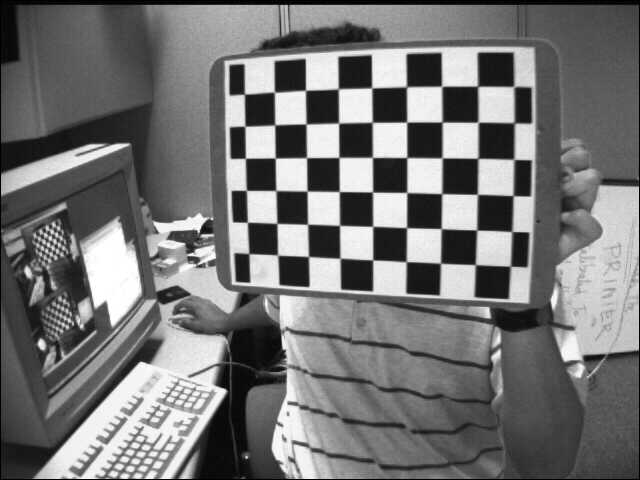
#> input picture left/left01.jpg, 640 x 480 px
$ python disparity.py
#> lines starting #> are read from the running program, lines starting #| are printed output that depends on the picture
import cv2
import numpy as np

def get_img(left_img_path, right_img_path):
    """
    Get the image of the left and right camera
    :param left_img_path:
    :param right_img_path:
    :return:
    """
#> called with left_img_path = '../left/left01.jpg', right_img_path = '../right/right01.jpg'
    left_img = cv2.imread(left_img_path)
#> left_img is the input picture: shape (480, 640, 3); min 0, max 255, mean 116.6
    right_img = cv2.imread(right_img_path)
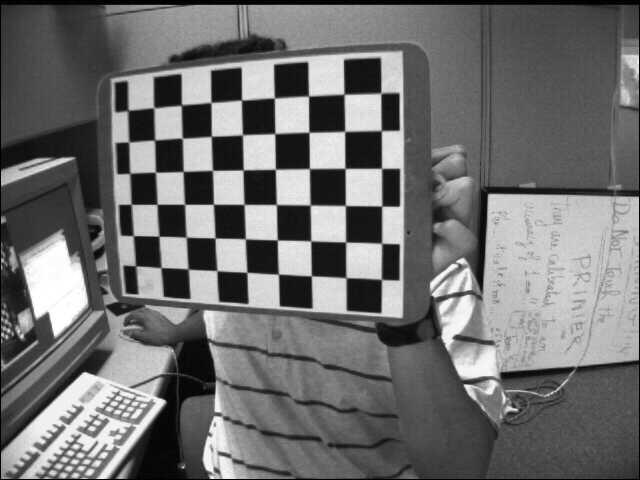
#> input picture right/right01.jpg, 640 x 480 px
#> right_img is the input picture: shape (480, 640, 3); min 0, max 255, mean 111.4
    return left_img, right_img

def createSGBM(window_size=3, min_disp=16, max_disp=112):
    """
    :param window_size:
    :param min_disp: the minimun value of disparity
    :param max_disp: the maximun values of disparity
    :return:
    """

    num_disp = max_disp - min_disp

    stereo = cv2.StereoSGBM_create(minDisparity=min_disp,
                                  numDisparities=num_disp,
                                  blockSize=16,
                                  P1=8 * 3 * window_size ** 2,
                                  P2=32 * 3 * window_size ** 2,
                                  disp12MaxDiff=1,
                                  uniquenessRatio=10,
                                  speckleWindowSize=100,
                                  speckleRange=32
                                  )

    return stereo


def get_disparity(left_img, right_img, stereo, min_disp=16, max_disp=112, is_show=True):
    """
    Get disparity of the two images
    :param left_img:
    :param right_img:
    :param stereo:
    :param min_disp:
    :param max_disp:
    :param is_show:
    :return:
    """
#> called with min_disp = 16, max_disp = 112, is_show = True
    disp = stereo.compute(left_img, right_img).astype(np.float32) / 16.0
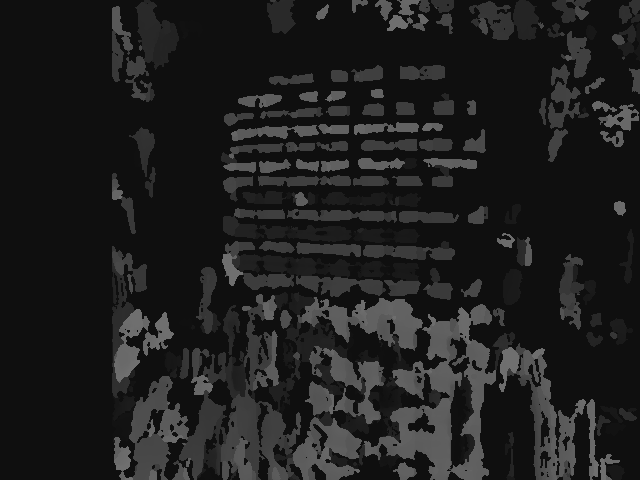
#> disp: shape (480, 640) float32; min 15, max 111, mean 30.6
    num_disp = max_disp - min_disp
    if is_show:
        cv2.imshow('left', left_img)
        cv2.imshow('right', right_img)
        cv2.imshow('disparity', (disp - min_disp)/ num_disp)
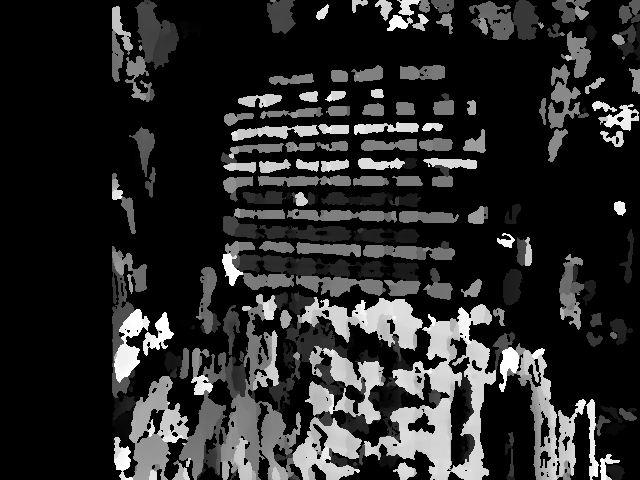
#> window 'disparity': shape (480, 640) float32; min -0.0104, max 0.99, mean 0.152; drawn with min black and max white
        cv2.waitKey(0)
        cv2.destroyAllWindows()
    return disp


if __name__ == "__main__":
    stereo = createSGBM()
    left_img, right_img = get_img("../left/left01.jpg", "../right/right01.jpg")
    disp = get_disparity(left_img, right_img, stereo)
    print("disparity")
    print(disp)
#> (printed output is left out)
